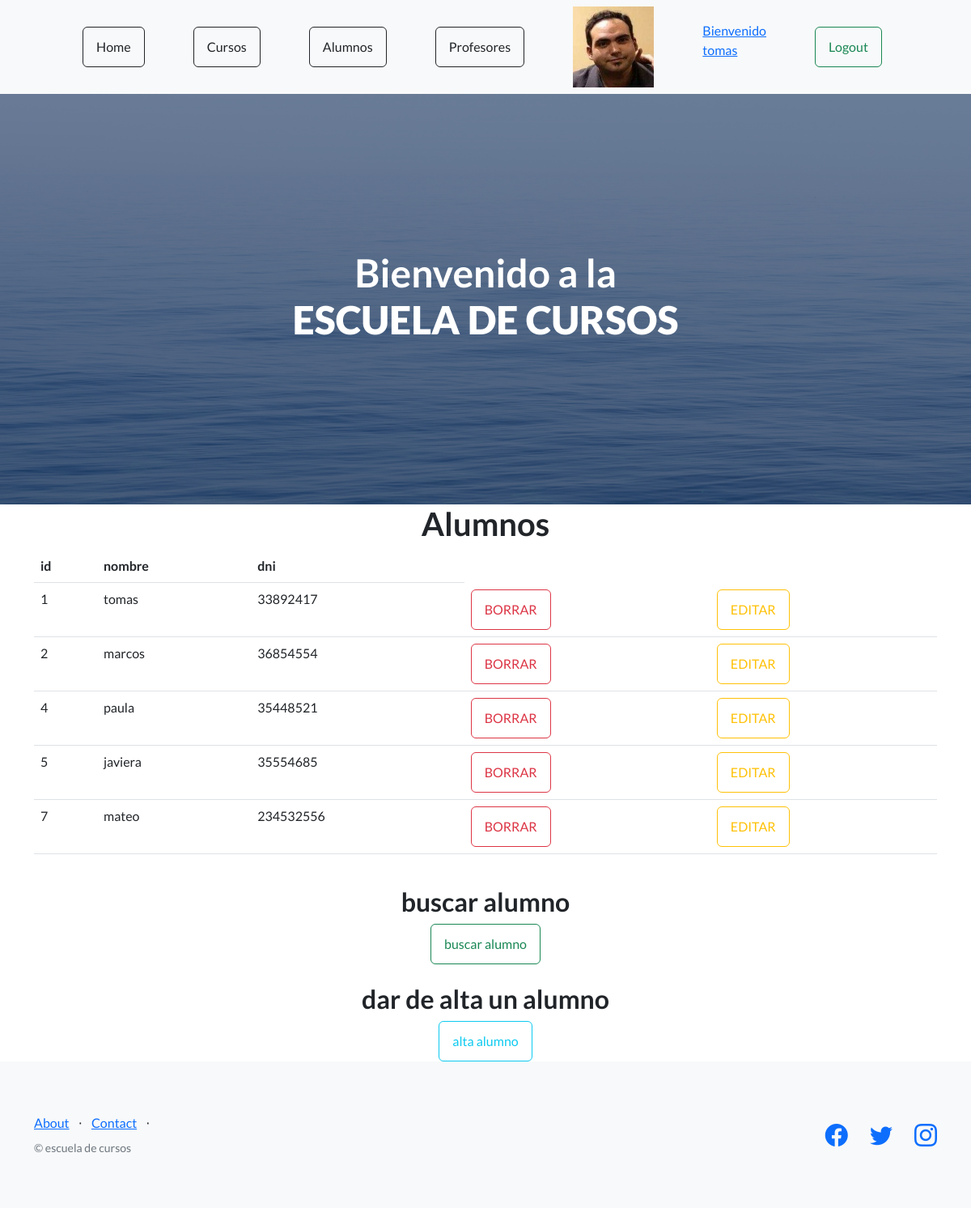
/escuela/ver_alumnos (signed in), run on the app's committed database.
### escuela/models.py (models this page shows, shortened)
class Alumno(models.Model):
    nombre = models.CharField(max_length=40)
    dni = models.IntegerField()

### escuela/views.py (the view)
# urls.py: path("ver_alumnos", views.ver_alumnos , name="alumnos"),
def ver_alumnos(request):
    alumnos = Alumno.objects.all()
    avatares = Avatar.objects.filter(user=request.user.id)
    return render(request , "alumnos.html", {"url":avatares[0].imagen.url if avatares.exists() else None, "alumnos": alumnos})

### escuela/template/alumnos.html
{% extends "home.html" %}
{% load static %}
{% block contenido %}
    <main class="container">
        <h1 class="text-xl-center title"> Alumnos </h1>
        <table class="table">
            <thead>
                <tr>
                    <th>id</th>
                    <th>nombre</th>
                    <th>dni</th>
                </tr>
            </thead>
            <tbody>
                {% for n in alumnos %}
                <tr>
                    <td>{{n.id}}</td>
                    <td>{{n.nombre}}</td>
                    <td>{{n.dni}}</td>
                    {% if request.user.is_authenticated %}
                    <td><a href="{% url 'elimina_alumno' n.id %}" class="btn btn-outline-danger">BORRAR</a></td>
                    <td><a href="{% url 'editar_alumno' n.id %}" class="btn btn-outline-warning">EDITAR</a></td>
                    {% endif %}
                </tr>
                {% endfor %}
            </tbody>
        </table>
        <br>
        <div class="d-flex justify-content-center flex-column">
            <h2 class="text-center">buscar alumno</h2>
            <div class="d-flex justify-content-center">
                <a href="{% url 'buscar_alumno'%}" class="btn btn-outline-success">buscar alumno</a>
            </div>
        </div>
        <br>
        <div class="d-flex justify-content-center flex-column">
            <h2 class="text-center">dar de alta un alumno</h2>
            <div class="d-flex justify-content-center">
                <a class="btn btn-outline-info" href="{% url 'altas_alumnos' %}">alta alumno</a>
            </div>
        </div>
    </main>
{% endblock %}

### escuela/template/home.html (shortened to what this page needs)
<!DOCTYPE html>
<html lang="en">
    <head>
        {% load static %}
        <link href="https://cdn.jsdelivr.net/npm/bootstrap-icons@1.5.0/font/bootstrap-icons.css" rel="stylesheet" type="text/css" />
        <link href="{% static 'escuela/css/styles.css' %}" rel="stylesheet" />
    </head>
    <body>
        <nav class="navbar navbar-light bg-light static-top d-flex">
            <div class="container d-flex justify-content-evenly">
                <a class="btn btn-outline-dark" href="{% url 'home' %}">Home</a>
                <a class="btn btn-outline-dark" href="{% url 'cursos' %}">Cursos</a>
                {% if request.user.is_authenticated %}
                <a class="btn btn-outline-dark" href="{% url 'alumnos' %}">Alumnos</a>
                <a class="btn btn-outline-dark" href="{% url 'profesores' %}">Profesores</a>
                {% endif %}
                {% if request.user.is_authenticated %}
                <a href="{% url 'incio' %}"><img src="{{ url }}" width= "100px" height="100px" alt=""></a>
                <a href="{% url 'incio' %}"><p>Bienvenido<br>{{user.username}}</p></a>
                <form action="{% url 'logout' %}" method="POST">
                    <button type="submit" class="btn btn-outline-success me-2" >Logout</button>
                </form>
                {% endif %}
            </div>
        </nav>
        <header class="masthead">
            <div class="container position-relative">
                <h1 class="text-center" style="color:white">Bienvenido a la <br> <STRong>ESCUELA DE CURSOS</STRong></h1>
            </div>
        </header>
        {% block contenido %}
        {% endblock %}
        <footer class="footer bg-light">
            <div class="container">
                <div class="row">
                    <div class="col-lg-6 h-100 text-center text-lg-start my-auto">
                        <ul class="list-inline mb-2">
                            <li class="list-inline-item"><a href="#!">About</a></li>
                            <li class="list-inline-item">⋅</li>
                            <li class="list-inline-item"><a href="#!">Contact</a></li>
                            <li class="list-inline-item">⋅</li>
                        </ul>
                        <p class="text-muted small mb-4 mb-lg-0">&copy; escuela de cursos</p>
                    </div>
                    <div class="col-lg-6 h-100 text-center text-lg-end my-auto">
                        <ul class="list-inline mb-0">
                            <li class="list-inline-item me-4">
                                <a href="#!"><i class="bi-facebook fs-3"></i></a>
                            </li>
                            <li class="list-inline-item me-4">
                                <a href="#!"><i class="bi-twitter fs-3"></i></a>
                            </li>
                            <li class="list-inline-item">
                                <a href="#!"><i class="bi-instagram fs-3"></i></a>
                            </li>
                        </ul>
                    </div>
                </div>
            </div>
        </footer>
    </body>
</html>

### data on the page
Alumno: id "1", nombre "tomas", dni "33892417"
Alumno: id "2", nombre "marcos", dni "36854554"
Alumno: id "4", nombre "paula", dni "35448521"
Alumno: id "5", nombre "javiera", dni "35554685"
Alumno: id "7", nombre "mateo", dni "234532556"

### other printed values
{{ user.username }} "tomas"
